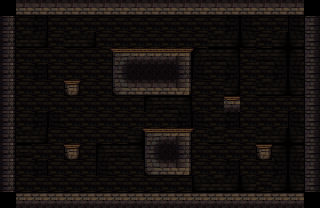

The image is a tile-based game level rendered from a .tmx file. Its description and source (layers, tilesets, objects; grid data summarised) follow:
An orthogonal 20x13 tile map with 16x16 px tiles, 3 tile layers (back, stage, fore).

<map version="1.0" orientation="orthogonal" renderorder="right-down" width="20" height="13" tilewidth="16" tileheight="16" nextobjectid="1">
 <tileset firstgid="1" name="dungeonTileSet" tilewidth="16" tileheight="16" tilecount="1024">
  <image source="dungeonTileset.png" width="512" height="512" />
 </tileset>
 <layer name="back" width="20" height="13">
  <data>[260 cells, 256 non-empty, 9 distinct tile ids]</data>
 </layer>
 <layer name="stage" width="20" height="13">
  <data>[260 cells, 86 non-empty, 10 distinct tile ids]</data>
 </layer>
 <layer name="fore" width="20" height="13">
  <data>[260 cells, 16 non-empty, 6 distinct tile ids]</data>
 </layer>
</map>
